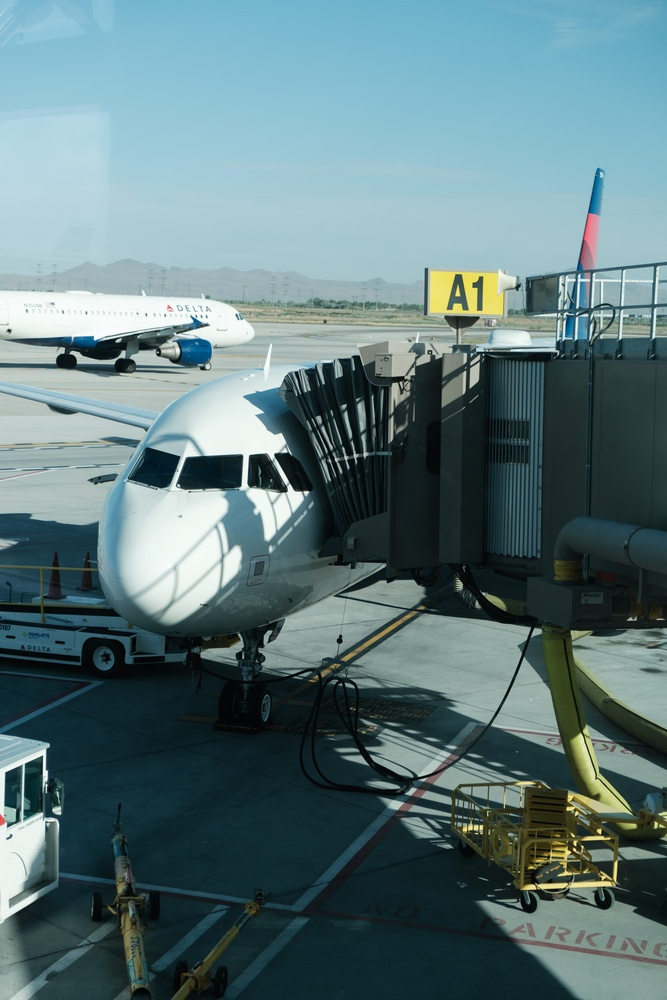
#> input picture Project 0/images/airplane.jpg, 667 x 1000 px, shrunk from 4160 x 6240 before the run
$ python ImageIO.py
#> lines starting #> are read from the running program, lines starting #| are printed output that depends on the picture
# Ziming Wang
# CS 6640 Image Processing
# Prof.Tolga Tasdizen
# 9/2/2022

# Import some important Libraries
import numpy as np
from skimage.io import imread, imshow
import matplotlib.image as mpimg
import matplotlib.pyplot as plt

# Read the image from the image folder
image = mpimg.imread('./images/airplane.jpg')
#> image is the input picture: shape (1000, 667, 3); mean R, G, B 93.8, 120.2, 123.9

# Save the weight for image processing
weights = [0.3, 0.6, 0.1]


# The first approach to convert the image to grayscale
def grayImage_1():
    # Getting red, green, blue channels from the imported image
    x, y, z = image[:, :, 0], image[:, :, 1], image[:, :, 2]
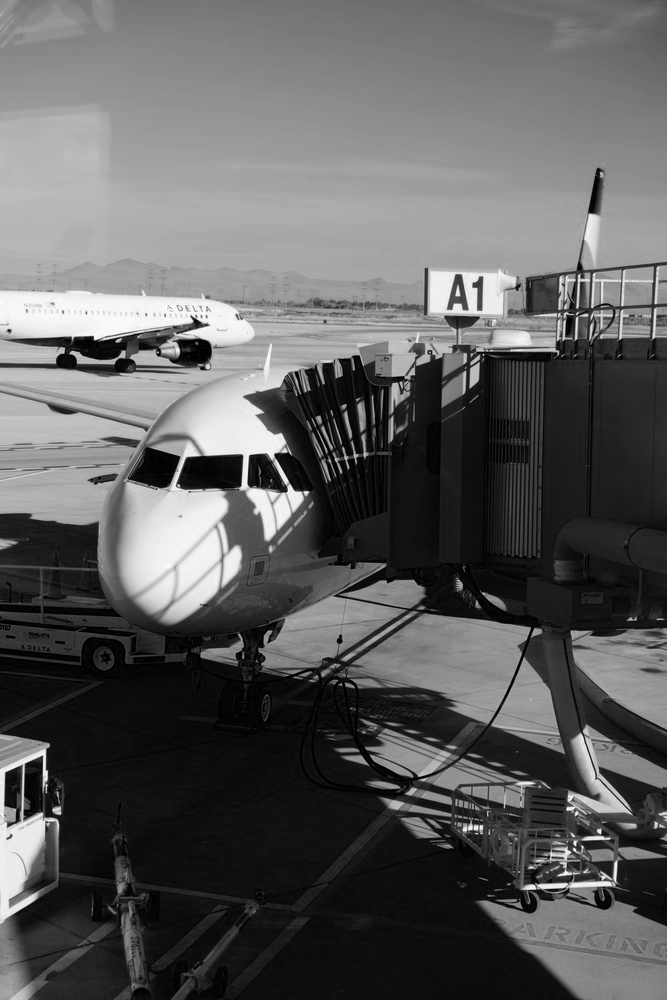
#> x: shape (1000, 667); min 0, max 255, mean 93.8
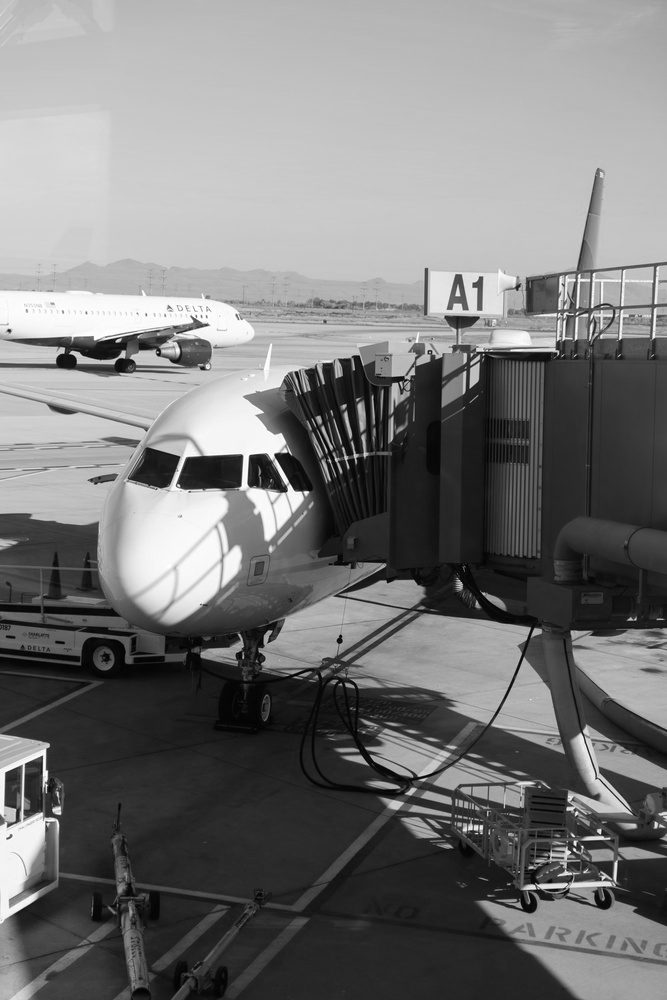
#> y: shape (1000, 667); min 0, max 255, mean 120.2
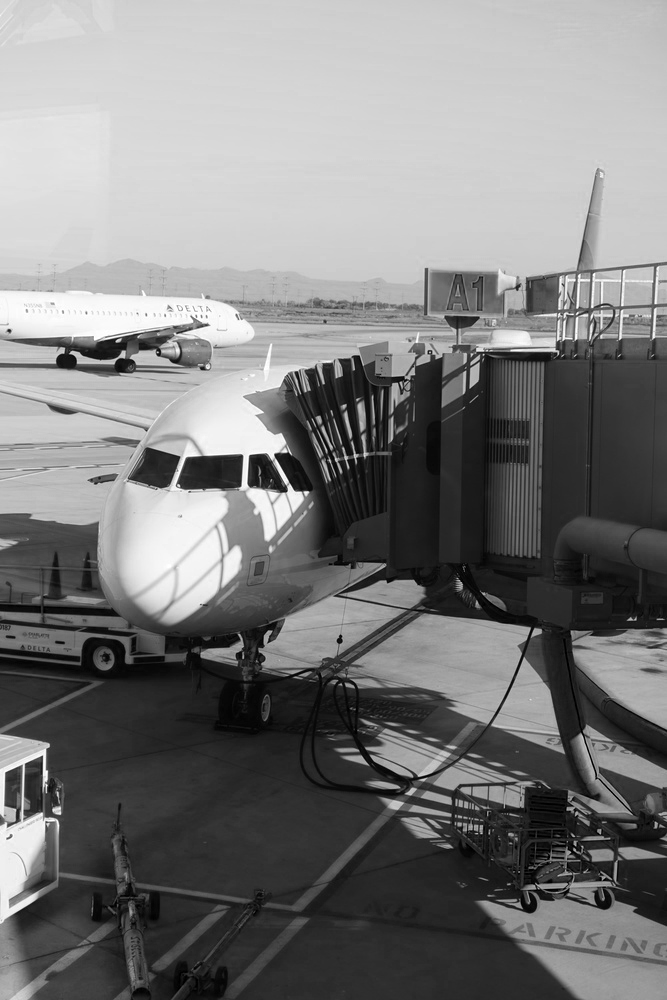
#> z: shape (1000, 667); min 0, max 255, mean 123.9

    # Convert the color images to grayscale
    grayscale_image = x * weights[0] + y * weights[1] + z * weights[2]

    # Display the images in a grid
    fig, ax = plt.subplots(1, 1)
    ax.imshow(grayscale_image, cmap='gray')

    # Show the image
    fig.show()
    plt.show()

    # Save the image grid as a new file
    mpimg.imsave("new_grayImage.jpg", grayscale_image, cmap='gray')

# The second approach to convert the image to grayscale
def grayImage_2():
    # Convert the color images to grayscale by using the dot product function from 1.c
    grayscale_image = np.dot(image, weights)

    # Display the images in a grid
    fig, ax = plt.subplots(1, 1)
    ax.imshow(grayscale_image, cmap='gray')

    # Show the image
    fig.show()
    plt.show()
    # Save the image grid as a new file
    mpimg.imsave("new_grayImage.jpg", grayscale_image, cmap='gray')

# Main function
if __name__ == "__main__":
    grayImage_1()
    #grayImage_2()

$ run again, with Project 0/images/houndog1.png saved as Project 0/images/airplane.jpg
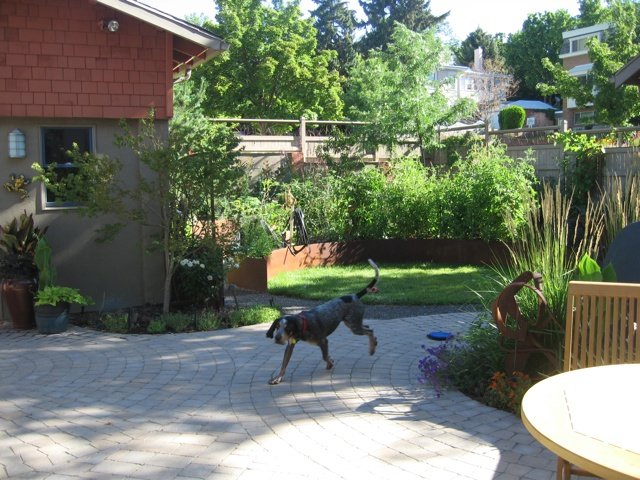
#> input picture Project 0/images/houndog1.png, 640 x 480 px
#> image is the input picture: shape (480, 640, 3); mean R, G, B 113.3, 120.9, 105.1
#> in grayImage_1, `x, y, z = image[:, :, 0], image[:, :, 1], image[:, :, 2]`:
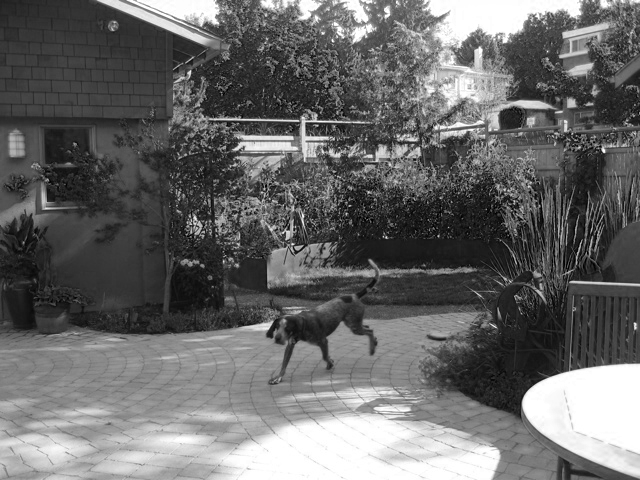
#> z: shape (480, 640); min 0, max 255, mean 105.1
#> in grayImage_1, `grayscale_image = x * weights[0] + y * weights[1] + z * weights[2]`:
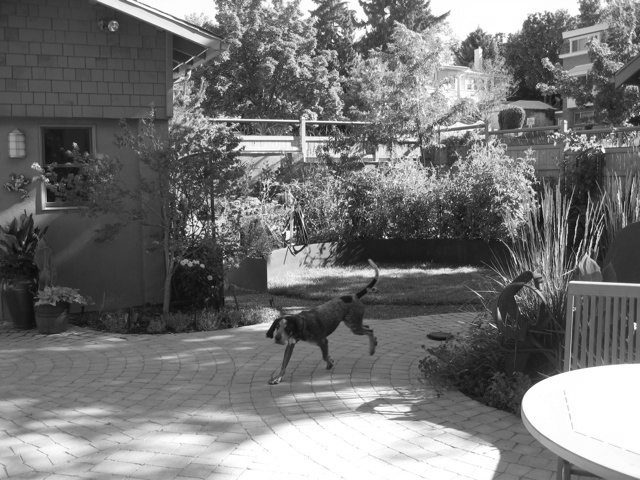
#> grayscale_image: shape (480, 640) float64; min 9.7, max 255, mean 117.1

$ run again, with Project 0/images/xray.png saved as Project 0/images/airplane.jpg
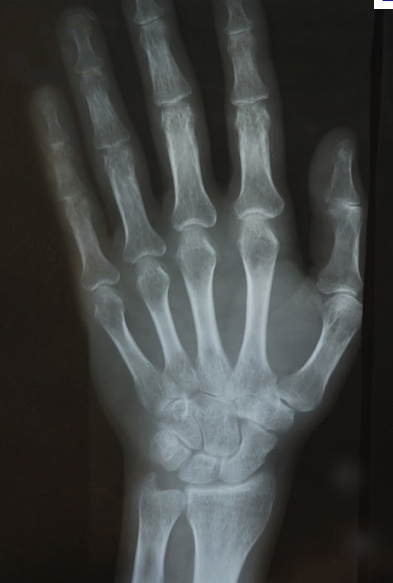
#> input picture Project 0/images/xray.png, 393 x 583 px
#> image is the input picture: shape (583, 393, 3); mean R, G, B 63.2, 65.6, 64
#> in grayImage_1, `x, y, z = image[:, :, 0], image[:, :, 1], image[:, :, 2]`:
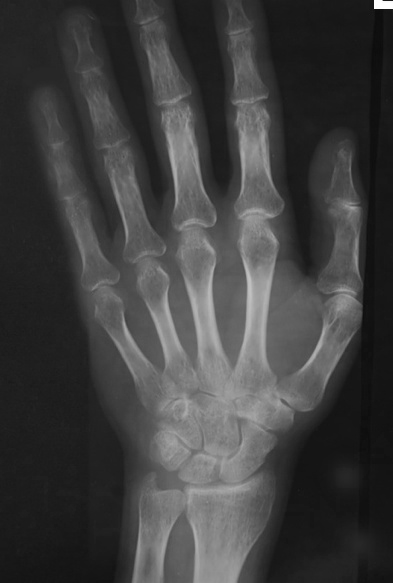
#> x: shape (583, 393); min 12, max 255, mean 63.2
#> in grayImage_1, `x, y, z = image[:, :, 0], image[:, :, 1], image[:, :, 2]`:
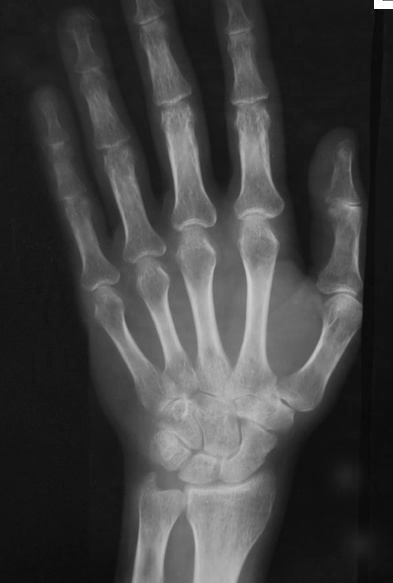
#> z: shape (583, 393); min 8, max 255, mean 64
